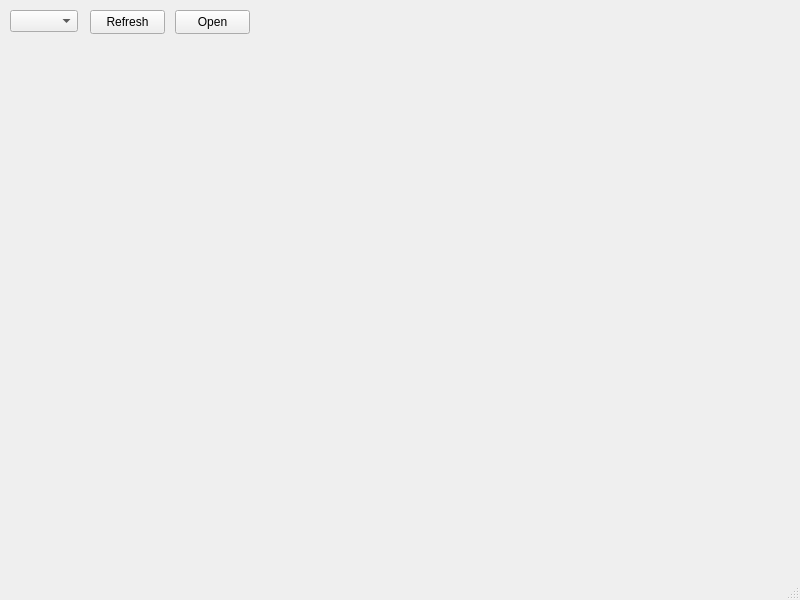
<?xml version="1.0" encoding="UTF-8"?>
<ui version="4.0">
 <class>MainWindow</class>
 <widget class="QMainWindow" name="MainWindow">
  <property name="geometry">
   <rect>
    <x>0</x>
    <y>0</y>
    <width>800</width>
    <height>600</height>
   </rect>
  </property>
  <property name="windowTitle">
   <string>MainWindow</string>
  </property>
  <widget class="QWidget" name="centralwidget">
   <widget class="QPushButton" name="refresh_button">
    <property name="geometry">
     <rect>
      <x>90</x>
      <y>10</y>
      <width>75</width>
      <height>24</height>
     </rect>
    </property>
    <property name="text">
     <string>Refresh</string>
    </property>
   </widget>
   <widget class="QComboBox" name="portsCombo">
    <property name="geometry">
     <rect>
      <x>10</x>
      <y>10</y>
      <width>68</width>
      <height>22</height>
     </rect>
    </property>
   </widget>
   <widget class="QPushButton" name="open_button">
    <property name="geometry">
     <rect>
      <x>175</x>
      <y>10</y>
      <width>75</width>
      <height>24</height>
     </rect>
    </property>
    <property name="text">
     <string>Open</string>
    </property>
   </widget>
  </widget>
  <widget class="QStatusBar" name="statusbar"/>
 </widget>
 <resources/>
 <connections/>
</ui>
